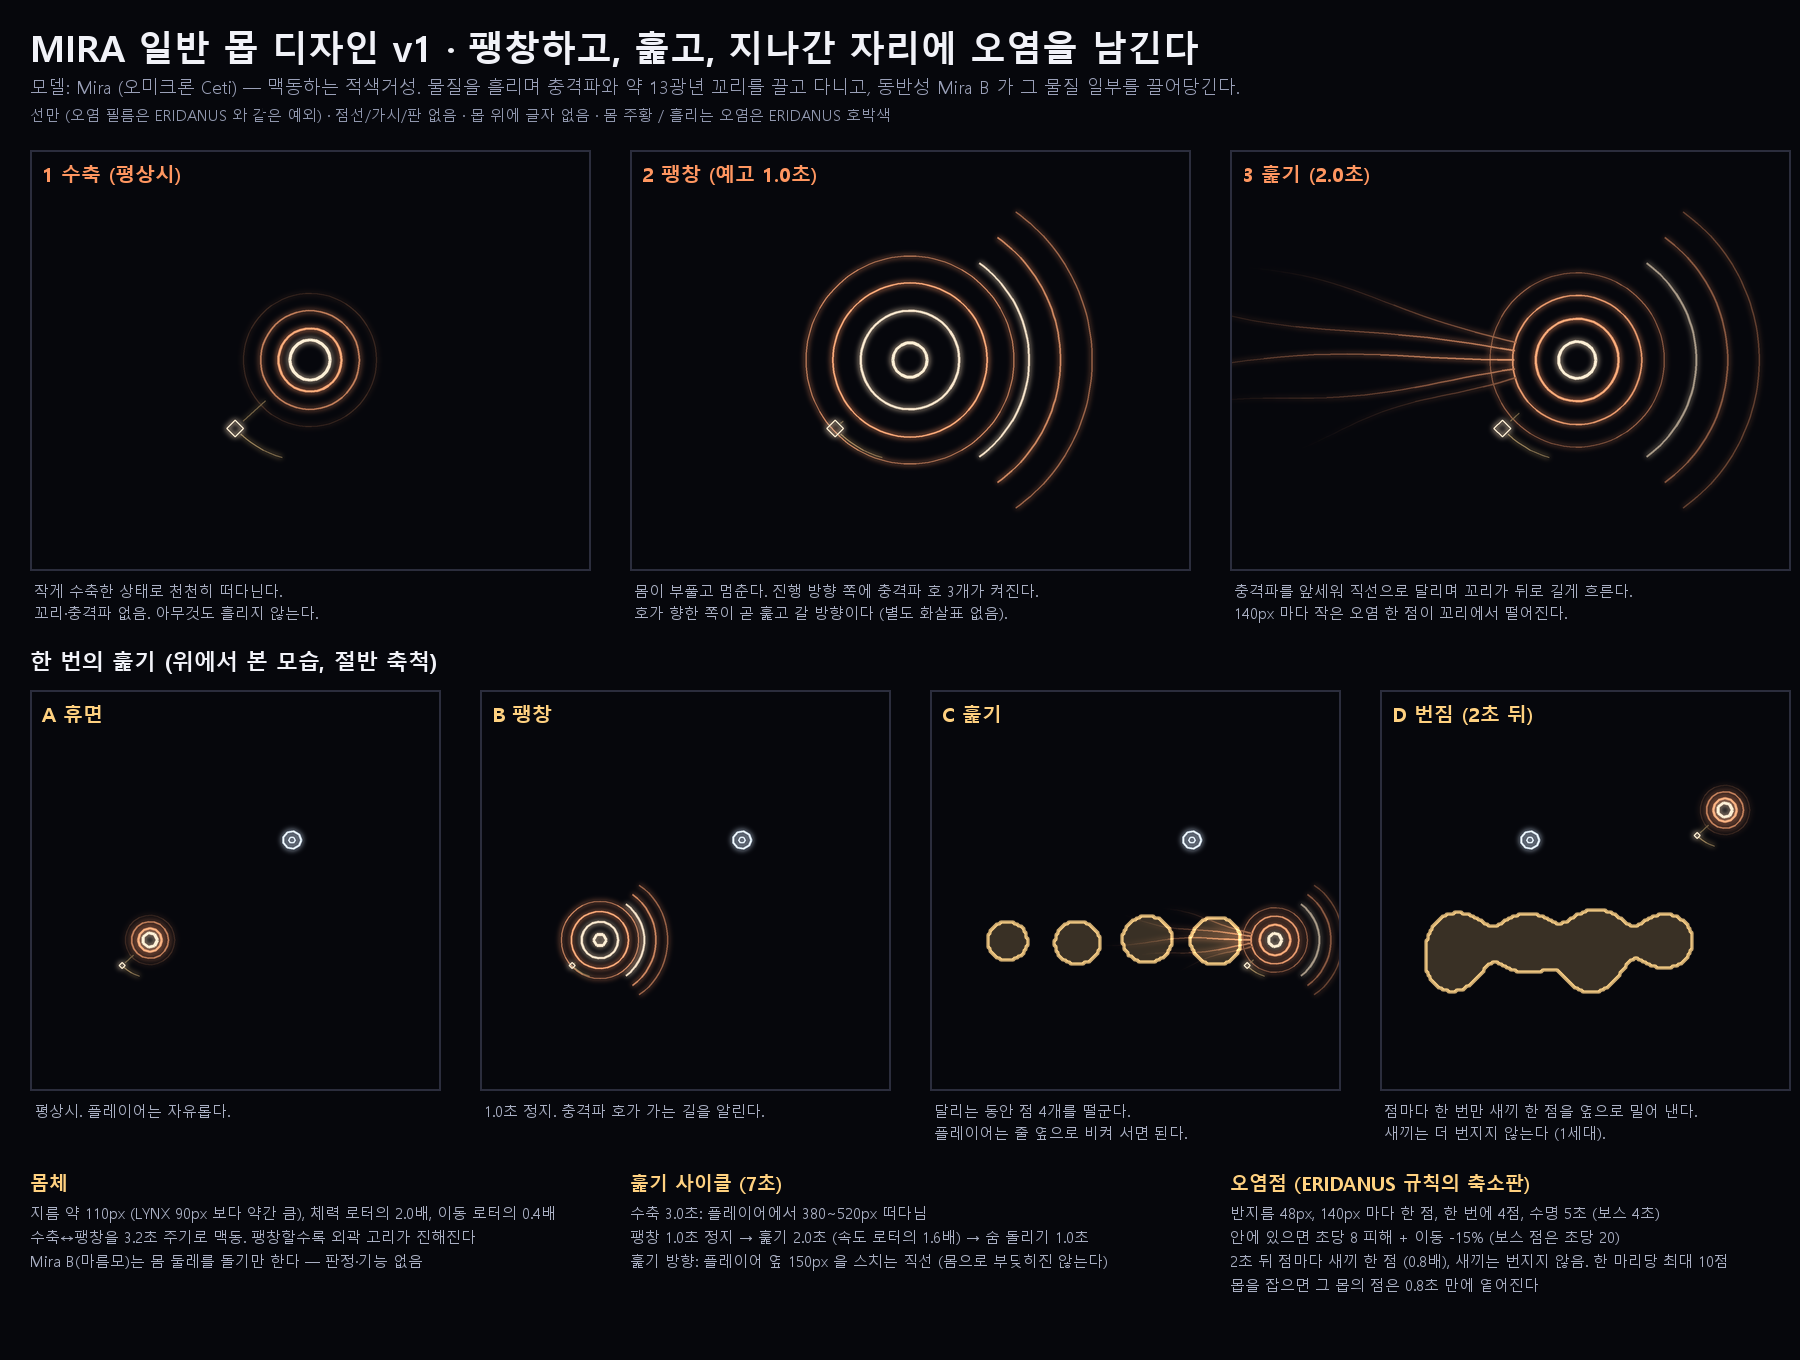

Generate this figure with Python:
"""MIRA mob design v1: a regular mob that sheds a small, ERIDANUS-style corruption trail.

Real star: Mira (omicron Ceti), a pulsing red giant that sheds material and drags a
bow shock and a ~13 light-year tail behind it as it moves; its companion Mira B
(a white dwarf) draws some of that material into a disc. MIRA the mob does the
same in the small: it swells, strokes a straight line across the field and
leaves a trail of small corruption puddles that creep one step outward.

Rules kept: lines only (the corruption film is the sanctioned exception),
no dashes, no thorn spikes, no text on the mob, polygon corners stay sharp.
Usage: python Mira_Mob_Design_v1.py <out_dir>
"""
import math, os, sys
import numpy as np
from PIL import Image, ImageDraw, ImageChops

sys.path.insert(0, os.path.dirname(os.path.abspath(__file__)))
from Caelum_Body_Design_A_v1 import Canvas, BG, TAU, font

BODY = (255, 150, 96)        # red-giant orange for the body
BODY_HOT = (255, 226, 190)
FILM = (255, 209, 128)       # ERIDANUS amber: what it sheds is the boss's corruption
PLAYER = (214, 232, 255)


def ring(cv, x, y, r, w, alpha=1.0, col=BODY):
    cv.arc(x, y, r, 0, TAU, w, alpha, col=col)


def wave(cv, x, y, ang, r0, length, amp, phase, w, alpha, col=BODY, n=26):
    """A flowing line from behind the body; amplitude grows toward its free end."""
    ca, sa = math.cos(ang), math.sin(ang)
    pts = []
    for i in range(n + 1):
        t = i / n
        d = r0 + length * t
        off = math.sin(phase + t * 5.2) * amp * t
        pts.append((x + ca * d - sa * off, y + sa * d + ca * off))
    for i in range(n):
        t = i / n
        cv.seg(pts[i], pts[i + 1], max(1.2, w * (1 - 0.6 * t)), alpha * (1 - t) ** 1.2, col=col)


def mira(cv, x, y, R, swell, heading, tail, shock, b_ang=2.4):
    """swell 0..1 pulse (0 = contracted, 1 = fully swollen); heading in radians;
    tail 0..1 length of the stripped tail; shock 0..1 brightness of the bow arcs."""
    s = 0.82 + 0.46 * swell
    hot = BODY_HOT if swell > 0.8 else BODY
    ring(cv, x, y, R * 0.26 * (1.1 - 0.15 * swell), 3.0, col=BODY_HOT)      # core
    ring(cv, x, y, R * 0.55 * s, 2.4, 0.95, hot)                            # photosphere
    ring(cv, x, y, R * 0.86 * s, 1.8, 0.65 + 0.3 * swell)                   # outer envelope
    ring(cv, x, y, R * 1.16 * s, 1.2, 0.18 + 0.55 * swell)                  # swollen shell
    # bow shock: three nested arcs ahead, brighter when about to run
    for k, rr in enumerate((1.7, 2.15, 2.6)):
        a = shock * (0.9 - 0.2 * k)
        if a > 0.02:
            cv.arc(x, y, R * rr, heading - 0.95, heading + 0.95, 2.0 - 0.3 * k, a, col=BODY_HOT if k == 0 else BODY)
    # stripped tail: flowing lines behind
    if tail > 0.02:
        back = heading + math.pi
        for k, (da, amp, ph) in enumerate(((0.0, 14, 0.0), (0.32, 11, 1.7), (-0.32, 11, 3.1), (0.62, 8, 4.4), (-0.62, 8, 5.5))):
            wave(cv, x, y, back + da * 0.45, R * 0.9, R * 6.2 * tail * (1 - 0.12 * abs(k - 0)), amp * R / 60, ph, 2.0 - 0.2 * (k > 2),
                 0.8 - 0.1 * k)
    # Mira B: a small diamond circling at the edge, with a short accretion line to the body
    bx, by = x + math.cos(b_ang) * R * 1.45, y + math.sin(b_ang) * R * 1.45
    d = R * 0.12
    cv.poly([(bx, by - d), (bx + d, by), (bx, by + d), (bx - d, by)], 1.8, col=BODY_HOT)
    cv.arc(x, y, R * 1.45, b_ang - 0.55, b_ang - 0.08, 1.2, 0.5)
    ca, sa = math.cos(b_ang), math.sin(b_ang)
    cv.seg((bx - ca * d * 1.3, by - sa * d * 1.3), (x + ca * R * 1.05 * s, y + sa * R * 1.05 * s), 1.1, 0.35)


def player(cv, x, y, r=9):
    ring(cv, x, y, r, 2.0, 1.0, PLAYER)
    ring(cv, x, y, r * 0.35, 1.5, 1.0, PLAYER)


def field(blobs, w, h, step=2):
    """Metaball field of puddles at panel size; returns (mask, edge) as float arrays."""
    ys, xs = np.mgrid[0:h:step, 0:w:step]
    f = np.zeros(xs.shape, np.float32)
    for bx, by, br in blobs:
        f += (br * br) / (((xs - bx) ** 2 + (ys - by) ** 2) + 1.0)
    return f >= 0.5


def film(img, blobs, alpha=0.20):
    """Translucent amber film plus its outline for a set of puddles (the boss's look)."""
    if not blobs:
        return img
    w, h = img.size
    m = field(blobs, w, h)
    mk = Image.fromarray((m * 255).astype(np.uint8)).resize((w, h), Image.BILINEAR)
    a = np.asarray(mk, np.float32) / 255.0
    edge = np.clip(np.abs(np.gradient(a, axis=0)) + np.abs(np.gradient(a, axis=1)), 0, 1)
    edge = np.clip(edge * 5.0, 0, 1)
    arr = np.asarray(img, np.float32)
    fill = np.array(FILM, np.float32)
    arr = arr + a[..., None] * fill * alpha + edge[..., None] * fill * 0.75
    return Image.fromarray(np.clip(arr, 0, 255).astype(np.uint8))


def panel(W, H, draw_fn, blobs=()):
    cv = Canvas(W, H)
    draw_fn(cv)
    return film(cv.image(), list(blobs))


def frame(board, d, img, x0, y0, title, notes, tc=BODY):
    board.paste(img, (x0, y0))
    d.rectangle([x0, y0, x0 + img.size[0], y0 + img.size[1]], outline=(43, 45, 61), width=2)
    d.text((x0 + 12, y0 + 10), title, font=font(20, True), fill=tc)
    for j, s in enumerate(notes):
        d.text((x0 + 4, y0 + img.size[1] + 10 + j * 22), s, font=font(15), fill=(170, 176, 196))


def main():
    out_dir = sys.argv[1]
    W = 1800
    PW, PH = 560, 420          # body panels
    SW, SH = 410, 400          # storyboard panels
    H = 150 + PH + 120 + SH + 200 + 70
    board = Image.new("RGB", (W, H), BG)
    d = ImageDraw.Draw(board)
    d.text((30, 22), "MIRA 일반 몹 디자인 v1 · 팽창하고, 훑고, 지나간 자리에 오염을 남긴다", font=font(36, True), fill=(241, 242, 248))
    d.text((30, 74), "모델: Mira (오미크론 Ceti) — 맥동하는 적색거성. 물질을 흘리며 충격파와 약 13광년 꼬리를 끌고 다니고, "
           "동반성 Mira B 가 그 물질 일부를 끌어당긴다.", font=font(18), fill=(154, 160, 184))
    d.text((30, 104), "선만 (오염 필름은 ERIDANUS 와 같은 예외) · 점선/가시/판 없음 · 몹 위에 글자 없음 · 몸 주황 / 흘리는 오염은 ERIDANUS 호박색",
           font=font(15), fill=(144, 151, 174))

    R = 70
    states = [
        ("1 수축 (평상시)", 0.0, 0.0, 0.0, ["작게 수축한 상태로 천천히 떠다닌다.", "꼬리·충격파 없음. 아무것도 흘리지 않는다."]),
        ("2 팽창 (예고 1.0초)", 1.0, 0.0, 1.0, ["몸이 부풀고 멈춘다. 진행 방향 쪽에 충격파 호 3개가 켜진다.", "호가 향한 쪽이 곧 훑고 갈 방향이다 (별도 화살표 없음)."]),
        ("3 훑기 (2.0초)", 0.55, 1.0, 0.6, ["충격파를 앞세워 직선으로 달리며 꼬리가 뒤로 길게 흐른다.", "140px 마다 작은 오염 한 점이 꼬리에서 떨어진다."]),
    ]
    for i, (name, sw, tl, sh, notes) in enumerate(states):
        x0 = 30 + i * (PW + 40)
        y0 = 150

        def fn(cv, sw=sw, tl=tl, sh=sh):
            mira(cv, PW * (0.62 if tl else 0.5), PH / 2, R, sw, 0.0, tl, sh)
        frame(board, d, panel(PW, PH, fn), x0, y0, name, notes)

    # storyboard: a top-down field, half scale (1 px = 2 world px)
    sy = 150 + PH + 120
    d.text((30, sy - 44), "한 번의 훑기 (위에서 본 모습, 절반 축척)", font=font(22, True), fill=(241, 242, 248))
    r0 = 17                                       # field radius 17 -> reach ~24 panel px = 48 world px
    path_y = 250
    xs = [70 + 70 * k for k in range(4)]
    px, py = 262, 150                             # player beside the line

    def mob(cv, x, y, swell, tail, shock, R=26):
        mira(cv, x, y, R, swell, 0.0, tail, shock)

    boards = [
        ("A 휴면", lambda cv: (mob(cv, 120, path_y, 0.0, 0.0, 0.0), player(cv, px, py)), [],
         ["평상시. 플레이어는 자유롭다."]),
        ("B 팽창", lambda cv: (mob(cv, 120, path_y, 1.0, 0.0, 1.0), player(cv, px, py)), [],
         ["1.0초 정지. 충격파 호가 가는 길을 알린다."]),
        ("C 훑기", lambda cv: (mob(cv, 345, path_y, 0.55, 0.9, 0.6), player(cv, px, py)),
         [(xs[k] + 6, path_y + 2 * math.sin(k * 2.1), r0 * (1.0 - 0.06 * (4 - k))) for k in range(4)],
         ["달리는 동안 점 4개를 떨군다.", "플레이어는 줄 옆으로 비켜 서면 된다."]),
        ("D 번짐 (2초 뒤)", lambda cv: (mob(cv, 345, 120, 0.0, 0.0, 0.0), player(cv, 150, 150)),
         [(xs[k] + 6, path_y + 2 * math.sin(k * 2.1), r0) for k in range(4)] +
         [(xs[k] + 6 + (6 if k % 2 else -6), path_y + (-1 if k % 2 else 1) * 27, r0 * 0.78) for k in (0, 2)],
         ["점마다 한 번만 새끼 한 점을 옆으로 밀어 낸다.", "새끼는 더 번지지 않는다 (1세대)."]),
    ]
    for i, (name, fn, blobs, notes) in enumerate(boards):
        x0 = 30 + i * (SW + 40)
        frame(board, d, panel(SW, SH, fn, blobs), x0, sy, name, notes, FILM)

    # numbers
    ty = sy + SH + 80
    cols = [
        ("몸체", ["지름 약 110px (LYNX 90px 보다 약간 큼), 체력 로터의 2.0배, 이동 로터의 0.4배",
                  "수축↔팽창을 3.2초 주기로 맥동. 팽창할수록 외곽 고리가 진해진다",
                  "Mira B(마름모)는 몸 둘레를 돌기만 한다 — 판정·기능 없음"]),
        ("훑기 사이클 (7초)", ["수축 3.0초: 플레이어에서 380~520px 떠다님",
                              "팽창 1.0초 정지 → 훑기 2.0초 (속도 로터의 1.6배) → 숨 돌리기 1.0초",
                              "훑기 방향: 플레이어 옆 150px 을 스치는 직선 (몸으로 부딪히진 않는다)"]),
        ("오염점 (ERIDANUS 규칙의 축소판)", ["반지름 48px, 140px 마다 한 점, 한 번에 4점, 수명 5초 (보스 4초)",
                                          "안에 있으면 초당 8 피해 + 이동 -15% (보스 점은 초당 20)",
                                          "2초 뒤 점마다 새끼 한 점 (0.8배), 새끼는 번지지 않음. 한 마리당 최대 10점",
                                          "몹을 잡으면 그 몹의 점은 0.8초 만에 옅어진다"]),
    ]
    for i, (t, ls) in enumerate(cols):
        x0 = 30 + i * 600
        d.text((x0, ty), t, font=font(19, True), fill=FILM)
        for j, s in enumerate(ls):
            d.text((x0, ty + 32 + j * 24), s, font=font(15), fill=(170, 176, 196))
    board.save(os.path.join(out_dir, "Mira_Mob_Design_v1.png"))


if __name__ == "__main__":
    main()
